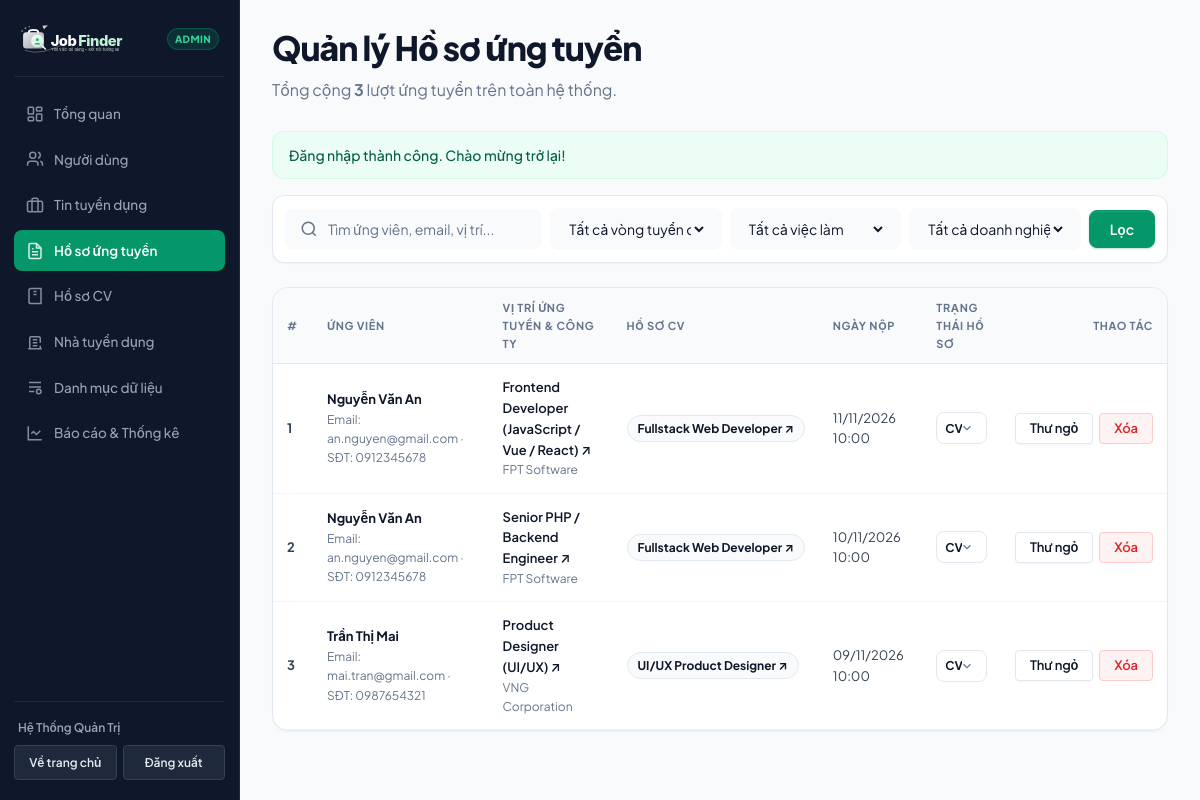
Before: /admin/applications.php (signed in) with the older database file.
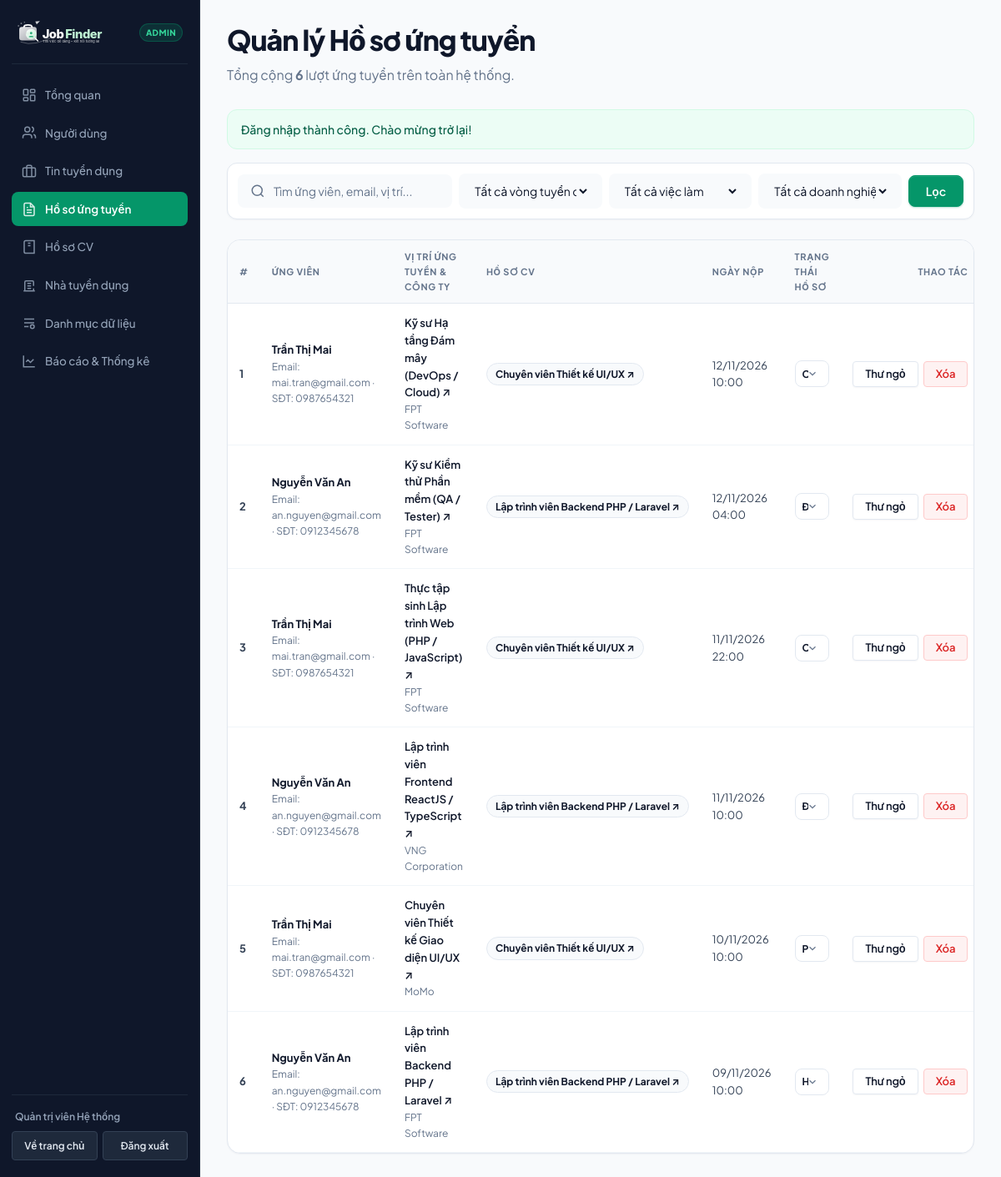
After: the same page with the newer database file.
### tables this page shows
CREATE TABLE `applications` (
  `id` INT AUTO_INCREMENT PRIMARY KEY,
  `user_id` INT NOT NULL,
  `job_id` INT NOT NULL,
  `cv_id` INT NULL,
  `cover_letter` TEXT NULL,
  `status` VARCHAR(30) NOT NULL DEFAULT 'new',
  `rating` TINYINT NOT NULL DEFAULT 0,
  `stage_updated_at` TIMESTAMP NULL DEFAULT CURRENT_TIMESTAMP ON UPDATE CURRENT_TIMESTAMP,
  `created_at` TIMESTAMP DEFAULT CURRENT_TIMESTAMP,
  `updated_at` TIMESTAMP NULL ON UPDATE CURRENT_TIMESTAMP,
  INDEX (`user_id`),
  INDEX (`job_id`),
  INDEX (`status`),
  CONSTRAINT `fk_app_user` FOREIGN KEY (`user_id`) REFERENCES `users` (`id`) ON DELETE CASCADE,
  CONSTRAINT `fk_app_job` FOREIGN KEY (`job_id`) REFERENCES `jobs` (`id`) ON DELETE CASCADE,
  CONSTRAINT `fk_app_cv` FOREIGN KEY (`cv_id`) REFERENCES `cvs` (`id`) ON DELETE SET NULL,
  CONSTRAINT `uq_user_job` UNIQUE (`user_id`, `job_id`)
);

CREATE TABLE `users` (
  `id` INT AUTO_INCREMENT PRIMARY KEY,
  `name` VARCHAR(100) NOT NULL,
  `email` VARCHAR(100) NOT NULL UNIQUE,
  `role` ENUM('candidate', 'employer', 'admin') NOT NULL DEFAULT 'candidate',
  `password` VARCHAR(255) NOT NULL,
  `phone` VARCHAR(20) NULL,
  `avatar` VARCHAR(255) NULL,
  `google_id` VARCHAR(255) NULL,
  `auth_provider` VARCHAR(20) NOT NULL DEFAULT 'local',
  `is_active` TINYINT(1) NOT NULL DEFAULT 1,
  `created_at` TIMESTAMP DEFAULT CURRENT_TIMESTAMP,
  `updated_at` TIMESTAMP NULL ON UPDATE CURRENT_TIMESTAMP
);

CREATE TABLE `jobs` (
  `id` INT AUTO_INCREMENT PRIMARY KEY,
  `employer_id` INT NULL,
  `campaign_id` INT NULL,
  `title` VARCHAR(150) NOT NULL,
  `company` VARCHAR(100) NOT NULL,
  `company_logo` VARCHAR(255) NULL,
  `location` VARCHAR(100) NOT NULL,
  `category` VARCHAR(100) NOT NULL,
  `salary` VARCHAR(100) NOT NULL,
  `salary_value` INT DEFAULT 0,
  `min_salary` INT NOT NULL DEFAULT 0,
  `max_salary` INT NOT NULL DEFAULT 0,
  `salary_type` VARCHAR(20) NOT NULL DEFAULT 'deal',
  `job_type` VARCHAR(50) NOT NULL DEFAULT 'Toàn thời gian',
  `quantity` INT NOT NULL DEFAULT 1,
  `level` VARCHAR(50) NOT NULL DEFAULT 'Nhân viên',
  `experience` VARCHAR(50) NOT NULL DEFAULT 'Không yêu cầu',
  `description` TEXT NOT NULL,
  `requirements` TEXT NOT NULL,
  `benefits` TEXT NULL,
  `education_level` VARCHAR(50) NOT NULL DEFAULT 'Không yêu cầu',
  `working_time` VARCHAR(150) NULL,
  `contact_name` VARCHAR(100) NULL,
  `contact_email` VARCHAR(100) NULL,
  `deadline` DATE NULL,
  `views` INT NOT NULL DEFAULT 0,
  `is_featured` TINYINT(1) NOT NULL DEFAULT 0,
  `status` VARCHAR(20) NOT NULL DEFAULT 'active',
  `reject_reason` TEXT NULL,
  `created_at` TIMESTAMP DEFAULT CURRENT_TIMESTAMP,
  `updated_at` TIMESTAMP NULL ON UPDATE CURRENT_TIMESTAMP,
  INDEX (`employer_id`),
  INDEX (`campaign_id`),
  INDEX (`status`),
  CONSTRAINT `fk_job_employer` FOREIGN KEY (`employer_id`) REFERENCES `users` (`id`) ON DELETE SET NULL,
  CONSTRAINT `fk_job_campaign` FOREIGN KEY (`campaign_id`) REFERENCES `campaigns` (`id`) ON DELETE SET NULL
);

CREATE TABLE `cvs` (
  `id` INT AUTO_INCREMENT PRIMARY KEY,
  `user_id` INT NOT NULL,
  `title` VARCHAR(150) NOT NULL DEFAULT 'Hồ sơ nghề nghiệp',
  `full_name` VARCHAR(100) NOT NULL,
  `email` VARCHAR(100) NOT NULL,
  `phone` VARCHAR(20) NULL,
  `address` VARCHAR(200) NULL,
  `summary` TEXT NULL,
  `education` TEXT NULL,
  `experience` TEXT NULL,
  `skills` TEXT NULL,
  `certifications` TEXT NULL,
  `languages` VARCHAR(255) NULL,
  `cv_link` VARCHAR(255) NULL,
  `is_default` TINYINT(1) NOT NULL DEFAULT 0,
  `created_at` TIMESTAMP DEFAULT CURRENT_TIMESTAMP,
  `updated_at` TIMESTAMP NULL ON UPDATE CURRENT_TIMESTAMP,
  INDEX (`user_id`),
  CONSTRAINT `fk_cv_user` FOREIGN KEY (`user_id`) REFERENCES `users` (`id`) ON DELETE CASCADE
);

### includes/functions.php (called while the page is built, shortened)
<?php
if (!function_exists('get_application_stages')) {
    function get_application_stages() {
        return [
            'new'                 => ['name' => 'CV Mới',            'color' => '#3B82F6', 'bg' => '#EFF6FF'],
            'viewed'              => ['name' => 'Đã xem',            'color' => '#6366F1', 'bg' => '#EEF2FF'],
            'suitable'            => ['name' => 'Phù hợp',           'color' => '#059669', 'bg' => '#ECFDF5'],
            'contacted'           => ['name' => 'Đã liên hệ',        'color' => '#D97706', 'bg' => '#FFFBEB'],
            'interview_scheduled' => ['name' => 'Hẹn phỏng vấn',     'color' => '#8B5CF6', 'bg' => '#F5F3FF'],
            'interviewed'         => ['name' => 'Đã phỏng vấn',      'color' => '#4F46E5', 'bg' => '#EEF2FF'],
            'offered'             => ['name' => 'Gửi đề nghị',       'color' => '#0D9488', 'bg' => '#F0FDFA'],
            'hired'               => ['name' => 'Đã tuyển',          'color' => '#16A34A', 'bg' => '#DCFCE7'],
            'rejected'            => ['name' => 'Từ chối',           'color' => '#DC2626', 'bg' => '#FEF2F2'],
        ];
    }
}

### admin/applications.php (the view, shortened to what the changed rows need)
<?php
require_once '../config/database.php';
$page = max(1, (int)($_GET['page'] ?? 1));
$limit = 12;
$offset = ($page - 1) * $limit;
$sql_where = " WHERE 1=1";
$params = [];
$count_stmt = $pdo->prepare("
    SELECT COUNT(*)
    FROM applications a
    LEFT JOIN users u ON u.id = a.user_id
    LEFT JOIN jobs j ON j.id = a.job_id
    {$sql_where}
");
$count_stmt->execute($params);
$total_apps = (int)$count_stmt->fetchColumn();
$sql = "
    SELECT a.*, u.name as candidate_name, u.email as candidate_email, u.phone as candidate_phone,
           j.id as job_id, j.title as job_title, j.company, j.employer_id,
           c.id as cv_id, c.title as cv_title, c.cv_link
    FROM applications a
    LEFT JOIN users u ON u.id = a.user_id
    LEFT JOIN jobs j ON j.id = a.job_id
    LEFT JOIN cvs c ON c.id = a.cv_id
    {$sql_where}
    ORDER BY a.created_at DESC
    LIMIT {$limit} OFFSET {$offset}
";
$stmt = $pdo->prepare($sql);
$stmt->execute($params);
$applications = $stmt->fetchAll(PDO::FETCH_ASSOC);
$stages = get_application_stages();
?>
<!DOCTYPE html>
<html lang="vi">
<head>
    <link rel="stylesheet" href="../assets/css/style.css?v=<?= time() ?>">
</head>
<body>
<div class="portal-layout">
    <?php include '../includes/admin-sidebar.php'; ?>
    <main class="portal-main">
        <div class="section-header" style="margin-bottom:28px;">
            <div>
                <h1 class="section-title">Quản lý Hồ sơ ứng tuyển</h1>
                <p class="section-desc">Tổng cộng <strong><?= number_format($total_apps) ?></strong> lượt ứng tuyển trên toàn hệ thống.</p>
            </div>
        </div>
        <div class="table-card">
            <div class="table-responsive">
                <table class="data-table">
                    <thead>
                        <tr>
                            <th style="width:40px;">#</th>
                            <th>Ứng viên</th>
                            <th>Vị trí ứng tuyển & Công ty</th>
                            <th>Hồ sơ CV</th>
                            <th>Ngày nộp</th>
                            <th>Trạng thái hồ sơ</th>
                            <th style="text-align:right;">Thao tác</th>
                        </tr>
                    </thead>
                    <tbody>
                        <?php if (!empty($applications)): ?>
                            <?php foreach ($applications as $i => $app): ?>
                                <tr>
                                    <td class="text-muted" style="font-weight:700;"><?= $offset + $i + 1 ?></td>
                                    <td>
                                        <div style="font-weight:700; color:var(--ink);">
                                            <?= htmlspecialchars($app['candidate_name']) ?>
                                        </div>
                                        <div style="font-size:12px; color:var(--muted);">
                                            Email: <?= htmlspecialchars($app['candidate_email']) ?>
                                            <?php if (!empty($app['candidate_phone'])): ?>
                                                &middot; SĐT: <?= htmlspecialchars($app['candidate_phone']) ?>
                                            <?php endif; ?>
                                        </div>
                                    </td>
                                    <td>
                                        <div style="font-weight:600; color:var(--ink);">
                                            <a href="../job-detail.php?id=<?= (int)$app['job_id'] ?>" target="_blank" style="color:var(--ink);">
                                                <?= htmlspecialchars($app['job_title']) ?> ↗
                                            </a>
                                        </div>
                                        <div style="font-size:12px; color:var(--muted);"><?= htmlspecialchars($app['company']) ?></div>
                                    </td>
                                    <td>
                                        <?php if (!empty($app['cv_id'])): ?>
                                            <a href="../cv-preview.php?id=<?= (int)$app['cv_id'] ?>" target="_blank" class="chip" style="font-weight:700; text-decoration:none; color:var(--ink);">
                                                <?= htmlspecialchars($app['cv_title'] ?: 'Xem / In CV') ?> ↗
                                            </a>
                                        <?php elseif (!empty($app['cv_link'])): ?>
                                            <a href="<?= htmlspecialchars($app['cv_link']) ?>" target="_blank" class="chip" style="font-weight:700; text-decoration:none; color:var(--ink);">
                                                Link ngoài ↗
                                            </a>
                                        <?php else: ?>
                                            <span class="text-muted text-sm">Thư ứng tuyển</span>
                                        <?php endif; ?>
                                    </td>
                                    <td class="text-muted text-sm">
                                        <?= date('d/m/Y H:i', strtotime($app['created_at'])) ?>
                                    </td>
                                    <td>
                                        <form method="POST" style="display:flex; align-items:center; gap:6px;">
                                            <select name="status" class="form-control form-select" style="padding:4px 24px 4px 8px; font-size:12px; height:32px; font-weight:700;" onchange="this.form.submit()">
                                                <?php foreach ($stages as $code => $stg): ?>
                                                    <option value="<?= $code ?>" <?= ($app['status'] === $code) ? 'selected' : '' ?>>
                                                        <?= htmlspecialchars($stg['name']) ?>
                                                    </option>
                                                <?php endforeach; ?>
                                            </select>
                                        </form>
                                    </td>
                                    <td style="text-align:right;">
                                        <div style="display:flex; justify-content:flex-end; gap:6px;">
                                            <?php if (!empty($app['cover_letter'])): ?>
                                                <button type="button" class="btn btn-secondary btn-sm" onclick="alert('Thư ngỏ từ ứng viên <?= htmlspecialchars(addslashes($app['candidate_name'])) ?>:\n\n<?= htmlspecialchars(addslashes($app['cover_letter'])) ?>')">
                                                    Thư ngỏ
                                                </button>
                                            <?php endif; ?>
                                            <form method="POST" style="display:inline;" onsubmit="return confirm('Bạn có chắc chắn muốn xóa bản ghi ứng tuyển này?');">
                                                <button type="submit" class="btn btn-danger btn-sm">Xóa</button>
                                            </form>
                                        </div>
                                    </td>
                                </tr>
                            <?php endforeach; ?>
                        <?php endif; ?>
                    </tbody>
                </table>
            </div>
        </div>
    </main>
</div>
</body>
</html>

### includes/admin-sidebar.php (shortened to what the changed rows need)
<aside class="admin-sidebar">
  <div class="admin-sidebar__footer">
    <div class="sidebar-footer-user"><?= htmlspecialchars($_SESSION['user_name'] ?? 'Quản trị viên') ?></div>
    <div class="sidebar-footer-actions">
      <a href="../index.php" class="sidebar-footer-btn">Về trang chủ</a>
      <a href="../logout.php" class="sidebar-footer-btn sidebar-footer-btn--danger">Đăng xuất</a>
    </div>
  </div>
</aside>

Changed rows visible on the page:
added applications: i "1", user.name "Trần Thị Mai", user.email "mai.tran@gmail.com", user.phone "0987654321", job.title "Kỹ sư Hạ tầng Đám mây (DevOps / Cloud)", job.company "FPT Software", cv.title "Chuyên viên Thiết kế UI/UX", created_at "12/11/2026 10:00", status "CV Mới"
added applications: i "2", user.name "Nguyễn Văn An", user.email "an.nguyen@gmail.com", user.phone "0912345678", job.title "Kỹ sư Kiểm thử Phần mềm (QA / Tester)", job.company "FPT Software", cv.title "Lập trình viên Backend PHP / Laravel", created_at "12/11/2026 04:00", status "Đã xem"
added applications: i "3", user.name "Trần Thị Mai", user.email "mai.tran@gmail.com", user.phone "0987654321", job.title "Thực tập sinh Lập trình Web (PHP / JavaScript)", job.company "FPT Software", cv.title "Chuyên viên Thiết kế UI/UX", created_at "11/11/2026 22:00", status "CV Mới"
changed applications: i "1" → "4"; job.title "Frontend Developer (JavaScript / Vue / React)" → "Lập trình viên Frontend ReactJS / TypeScript"; job.company "FPT Software" → "VNG Corporation"; cv.title "Fullstack Web Developer" → "Lập trình viên Backend PHP / Laravel"; status "CV Mới" → "Đã xem"
changed applications: i "3" → "5"; job.title "Product Designer (UI/UX)" → "Chuyên viên Thiết kế Giao diện UI/UX"; job.company "VNG Corporation" → "MoMo"; cv.title "UI/UX Product Designer" → "Chuyên viên Thiết kế UI/UX"; created_at "09/11/2026 10:00" → "10/11/2026 10:00"; status "CV Mới" → "Phù hợp"; moves up the list
changed applications: i "2" → "6"; job.title "Senior PHP / Backend Engineer" → "Lập trình viên Backend PHP / Laravel"; cv.title "Fullstack Web Developer" → "Lập trình viên Backend PHP / Laravel"; created_at "10/11/2026 10:00" → "09/11/2026 10:00"; status "CV Mới" → "Hẹn phỏng vấn"
Other visible differences:
$_SESSION['user_name']: "Hệ Thống Quản Trị" → "Quản trị viên Hệ thống"
$total_apps: "3" → "6"
